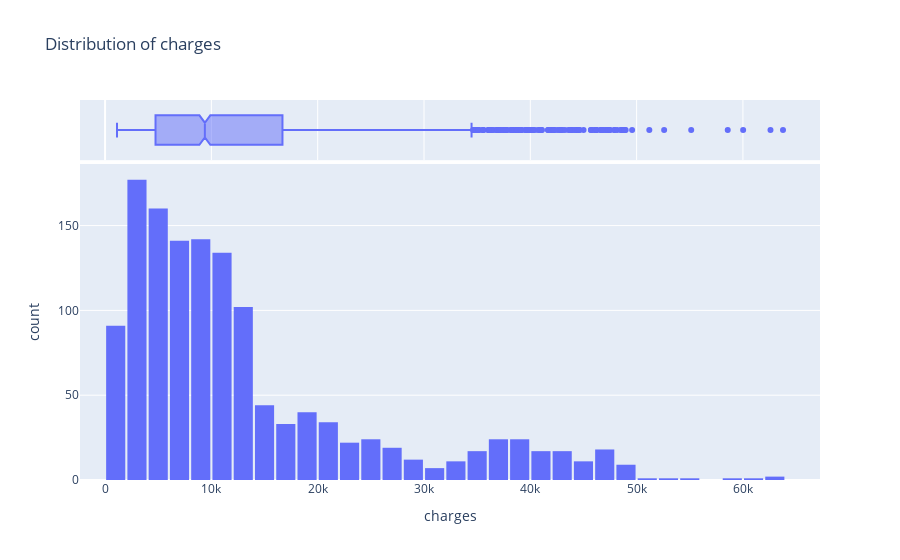

The code cell stored with this chart in its notebook:
### Markdown cell above
#### Charges 

Let's visualize the distrubution of the annual medical charges for customers. This is the column we're trying to predict so for better visualizations we add categorical column 'smoker'.

### Code cell
fig = px.histogram(insurance, x = 'charges', 
              marginal = 'box',
              title = 'Distribution of charges'
              )
fig.update_layout(bargap=0.1)
fig.show()

### Figure 1 — Plotly figure (JSON) as saved in the notebook; plotly's stock layout.template omitted (floating-point values rounded to 4 significant figures; data arrays with more than 128 entries replaced by an {"elided": "..."} marker saying what was removed)
{"data": [{"alignmentgroup": "True", "bingroup": "x", "hovertemplate": "charges=%{x}<br>count=%{y}<extra></extra>", "legendgroup": "", "marker": {"color": "#636efa", "pattern": {"shape": ""}}, "name": "", "offsetgroup": "", "orientation": "v", "showlegend": false, "type": "histogram", "x": {"elided": "1337 float values"}, "xaxis": "x", "yaxis": "y"}, {"alignmentgroup": "True", "hovertemplate": "charges=%{x}<extra></extra>", "legendgroup": "", "marker": {"color": "#636efa"}, "name": "", "notched": true, "offsetgroup": "", "showlegend": false, "type": "box", "x": {"elided": "1337 float values"}, "xaxis": "x2", "yaxis": "y2"}], "layout": {"bargap": 0.1, "barmode": "relative", "legend": {"tracegroupgap": 0}, "title": {"text": "Distribution of charges"}, "xaxis": {"anchor": "y", "domain": [0, 1], "title": {"text": "charges"}}, "xaxis2": {"anchor": "y2", "domain": [0, 1], "matches": "x", "showgrid": true, "showticklabels": false}, "yaxis": {"anchor": "x", "domain": [0, 0.8316], "title": {"text": "count"}}, "yaxis2": {"anchor": "x2", "domain": [0.8416, 1], "matches": "y2", "showgrid": false, "showline": false, "showticklabels": false, "ticks": ""}}}
